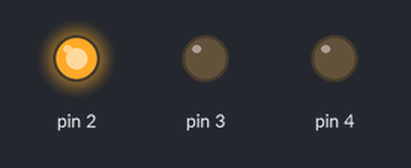
This sketch was run on a simulated Arduino Uno, built with avr-gcc and run on an emulated ATmega328P. On the bench: output pins drawn as LEDs (lit = HIGH).

Above: at 0.4 s.
At 3.1 s:
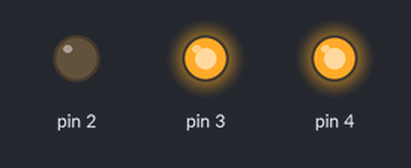
Timing chart, 0 to 4.1 s (numbered marks = the images above):
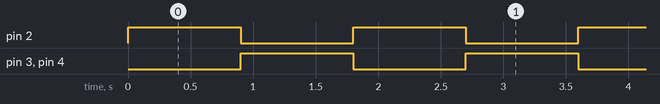

The sketch:

1D.ino
```cpp
void setup()
{
  pinMode(2, OUTPUT);
  pinMode(3, OUTPUT);
  pinMode(4, OUTPUT);
}

void loop()
{
  digitalWrite(2, HIGH);
  digitalWrite(3, LOW);
  digitalWrite(4, LOW);
  delay(900);
  digitalWrite(2, LOW);
  digitalWrite(3, HIGH);
  digitalWrite(4, HIGH);
  delay(900);

}
```

Measured:
- by itself, pin 2–4: alternates HIGH for 0.90 s and LOW for 0.90 s
